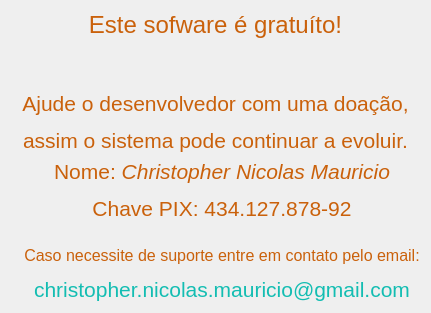
            <widget class="QWidget" name="suporte_pg">
             <layout class="QVBoxLayout" name="verticalLayout_16">
              <item>
               <widget class="QLabel" name="label_6">
                <property name="text">
                 <string>&lt;html&gt;&lt;head/&gt;&lt;body&gt;&lt;p align=&quot;center&quot;&gt;&lt;span style=&quot; font-size:18pt; color:#ca610b;&quot;&gt;Este sofware é gratuíto!&lt;/span&gt;&lt;/p&gt;&lt;p align=&quot;center&quot;&gt;&lt;br/&gt;&lt;/p&gt;&lt;p align=&quot;center&quot;&gt;&lt;span style=&quot; font-size:16pt; font-weight:400; color:#ca610b;&quot;&gt;Ajude o desenvolvedor com uma doação,&lt;/span&gt;&lt;/p&gt;&lt;p align=&quot;center&quot;&gt;&lt;span style=&quot; font-size:16pt; font-weight:400; color:#ca610b;&quot;&gt;assim o sistema pode continuar a evoluir.&lt;/span&gt;&lt;/p&gt;&lt;/body&gt;&lt;/html&gt;</string>
                </property>
               </widget>
              </item>
              <item>
               <layout class="QHBoxLayout" name="horizontalLayout_4">
                <item>
                 <widget class="QLabel" name="label_5">
                  <property name="styleSheet">
                   <string notr="true">image: url(:/icons/imgs/ajude o desenvolvedor.png);</string>
                  </property>
                  <property name="text">
                   <string/>
                  </property>
                 </widget>
                </item>
                <item>
                 <widget class="QLabel" name="label_7">
                  <property name="text">
                   <string>&lt;html&gt;&lt;head/&gt;&lt;body&gt;&lt;p align=&quot;center&quot;&gt;&lt;span style=&quot; font-size:16pt; color:#ca610b;&quot;&gt;Nome: &lt;/span&gt;&lt;span style=&quot; font-size:16pt; font-style:italic; color:#ca610b;&quot;&gt;Christopher Nicolas Mauricio&lt;/span&gt;&lt;/p&gt;&lt;p align=&quot;center&quot;&gt;&lt;span style=&quot; font-size:16pt; color:#ca610b;&quot;&gt;Chave PIX: 434.127.878-92&lt;/span&gt;&lt;br/&gt;&lt;/p&gt;&lt;p align=&quot;center&quot;&gt;&lt;span style=&quot; font-size:12pt; color:#ca610b;&quot;&gt;Caso necessite de suporte entre em contato pelo email:&lt;/span&gt;&lt;/p&gt;&lt;p align=&quot;center&quot;&gt;&lt;span style=&quot; font-size:16pt; color:#13bdb2;&quot;&gt;christopher.nicolas.mauricio@gmail.com&lt;/span&gt;&lt;/p&gt;&lt;/body&gt;&lt;/html&gt;</string>
                  </property>
                 </widget>
                </item>
               </layout>
              </item>
             </layout>
            </widget>
